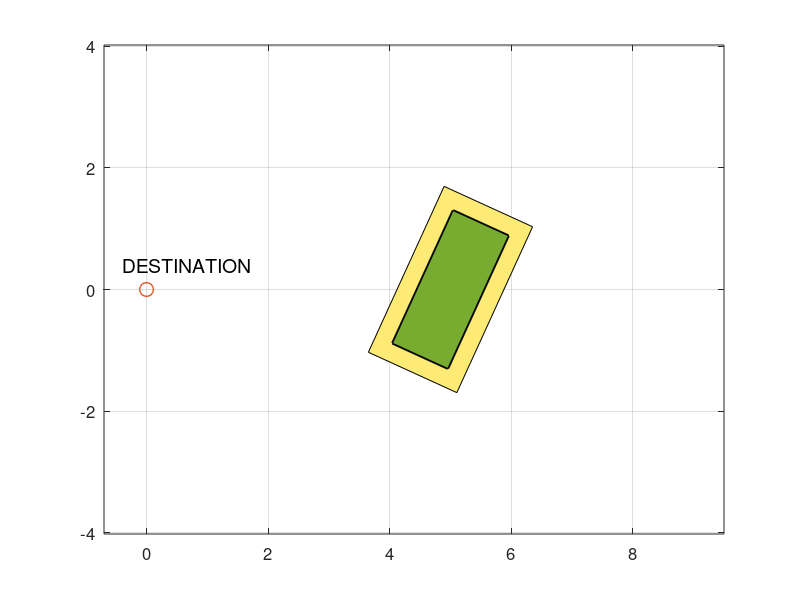

This chart was generated by the following MATLAB code: (Note: this script raises an error after producing the figure.)
%%%%%%%%%%%%%%%%%%%%%%%%%%%%%%%%%%%%%%%%%%%%%%%%%%%%%%%%%% 
% Example: CBF with rectangle obstacle with forward Euler
% Name: Masoumeh Ghanbarpour
% main
%%%%%%%%%%%%%%%%%%%%%%%%%%%%%%%%%%%%%%%%%%%%%%%%%%%%%%%%%%

close all
clear all
clc

%% Parameters

%%% Obstacle
obst.zo = [5;0];        % center point of obstacle
obst.L = 1.2;           % Length of rectangle
obst.W = 0.5;           % Width of rectangle
obst.theta = 4*pi/11;   % Angle of rectangle

obst.Rs = 0.3;          % Safety distance

% Vertices of obstacle
obst.vertices = [cos(obst.theta), -sin(obst.theta), obst.zo(1); 
                 sin(obst.theta), cos(obst.theta), obst.zo(2); 
                 0,0,1] *[-obst.L,-obst.L,obst.L,obst.L;-obst.W,obst.W,obst.W,-obst.W;1,1,1,1];

%%% Initial points
X0 = [7,0; 
    6.5,-1;
    5,2;
    5.5,-1.8;
    6,0;
    6,2.5;
    7,2];

%%% Target point
xt = [0;0];


%%% Dynamics
dyn.A = [0, 1 ;
        -1,-1];
dyn.b = [1,0;
         0,1];
     
%%% Time span
h = 0.005;
tspan = 0:h:10;

%%% PLot while simulation
plot_while_simulation = 1;

%%% Font size
fontsize = 14;

%% Main

%%% plot prepration
if plot_while_simulation
    
    figure
    %%% plot safe area
    L_p = obst.L + obst.Rs;
    W_p = obst.W + obst.Rs;
    vertices_plus = [cos(obst.theta), -sin(obst.theta), obst.zo(1);
                     sin(obst.theta), cos(obst.theta), obst.zo(2); 
                     0,0,1] * [-L_p,-L_p,L_p,L_p;-W_p,W_p,W_p,-W_p;1,1,1,1];
    fill(vertices_plus(1,1:4),vertices_plus(2,1:4),[254/255,235/255,117/255])
    hold all

    %%% plot obstacle
    plot([obst.vertices(1,1:4),obst.vertices(1,1)],[obst.vertices(2,1:4),obst.vertices(2,1)],'color', [17 17 17]/255,'LineWidth', 2)
    fill(obst.vertices(1,1:4),obst.vertices(2,1:4),[0.4660 0.6740 0.1880])

    %%% plot the target point
    plot(xt(1),xt(2),'o','LineWidth',1, 'MarkerSize',10)
    hold on 
    text(xt(1)-.4,xt(2)+0.4, 'DESTINATION','fontsize',fontsize)
    hold on 


    set(gca,'fontsize',fontsize-2)
    hold all
    box on
    grid
    axis equal
    xlim([-0.7 9.5])
end

%% Simulation
N = length(tspan);
for j =1: size(X0,1)
    x0 = X0(j,:);
    x = zeros( numel(x0), N );
    u = zeros( 2, N );
    x(:,1) = x0;
    u(:,1) = [0;0];
    for i=1:N-1
        u(:,i+1) = u_func(x(:,i),xt,obst,dyn);
        x(:,i+1) = x(:,i) + h * (dyn.A* x(:,i) + dyn.b * u(:,i+1));

        %%% Animation part
        if plot_while_simulation
            hold on
            if (i>1)
                delete(ff1)
                %delete(ff2)
            end
            ff1 = plot(x(1,i+1),x(2,i+1),'bs','LineWidth', 1);
            ff2 = quiver(x(1,i+1),x(2,i+1),u(1,i+1)/norm(u(:,i+1)),u(2,i+1)/norm(u(:,i+1)),'LineWidth', 1,'MaxHeadSize', 1);
            set(ff2,'AutoScale','on', 'AutoScaleFactor', 0.5)
            pause(0.05)
        end
        if norm(x(:,i+1)-xt) <7e-2
            break
        end
    end
    X{j} = x(:,1:i);
    U{j} = u(:,1:i); 
    T{j} = tspan(1:i);
end
%% PLot

plot_trajectories;